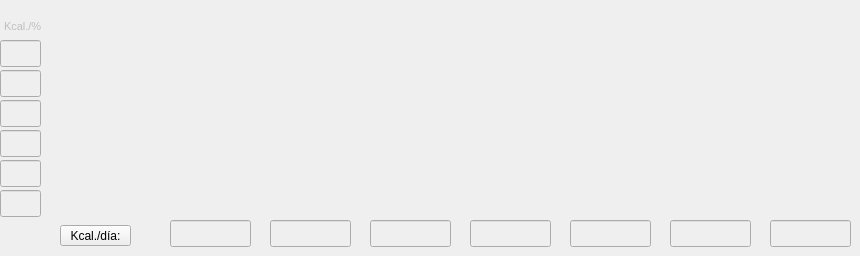
      <widget class="QWidget" name="page_4">
       <widget class="QLineEdit" name="lineEdit_6_4">
        <property name="enabled">
         <bool>false</bool>
        </property>
        <property name="geometry">
         <rect>
          <x>0</x>
          <y>130</y>
          <width>41</width>
          <height>27</height>
         </rect>
        </property>
        <property name="font">
         <font>
          <pointsize>7</pointsize>
         </font>
        </property>
        <property name="readOnly">
         <bool>true</bool>
        </property>
       </widget>
       <widget class="QLineEdit" name="lineEdit_6_1">
        <property name="enabled">
         <bool>false</bool>
        </property>
        <property name="geometry">
         <rect>
          <x>0</x>
          <y>40</y>
          <width>41</width>
          <height>27</height>
         </rect>
        </property>
        <property name="font">
         <font>
          <pointsize>7</pointsize>
         </font>
        </property>
        <property name="readOnly">
         <bool>true</bool>
        </property>
       </widget>
       <widget class="QLineEdit" name="lineEdit_6_2">
        <property name="enabled">
         <bool>false</bool>
        </property>
        <property name="geometry">
         <rect>
          <x>0</x>
          <y>70</y>
          <width>41</width>
          <height>27</height>
         </rect>
        </property>
        <property name="font">
         <font>
          <pointsize>7</pointsize>
         </font>
        </property>
        <property name="readOnly">
         <bool>true</bool>
        </property>
       </widget>
       <widget class="QLabel" name="label_6_1">
        <property name="enabled">
         <bool>false</bool>
        </property>
        <property name="geometry">
         <rect>
          <x>4</x>
          <y>16</y>
          <width>41</width>
          <height>20</height>
         </rect>
        </property>
        <property name="font">
         <font>
          <pointsize>8</pointsize>
         </font>
        </property>
        <property name="text">
         <string>Kcal./%</string>
        </property>
       </widget>
       <widget class="QLineEdit" name="lineEdit_6_5">
        <property name="enabled">
         <bool>false</bool>
        </property>
        <property name="geometry">
         <rect>
          <x>0</x>
          <y>160</y>
          <width>41</width>
          <height>27</height>
         </rect>
        </property>
        <property name="font">
         <font>
          <pointsize>7</pointsize>
         </font>
        </property>
        <property name="readOnly">
         <bool>true</bool>
        </property>
       </widget>
       <widget class="QLineEdit" name="lineEdit_6_3">
        <property name="enabled">
         <bool>false</bool>
        </property>
        <property name="geometry">
         <rect>
          <x>0</x>
          <y>100</y>
          <width>41</width>
          <height>27</height>
         </rect>
        </property>
        <property name="font">
         <font>
          <pointsize>7</pointsize>
         </font>
        </property>
        <property name="readOnly">
         <bool>true</bool>
        </property>
       </widget>
       <widget class="QLineEdit" name="lineEdit_6_7">
        <property name="enabled">
         <bool>false</bool>
        </property>
        <property name="geometry">
         <rect>
          <x>170</x>
          <y>220</y>
          <width>81</width>
          <height>27</height>
         </rect>
        </property>
        <property name="readOnly">
         <bool>true</bool>
        </property>
       </widget>
       <widget class="QLineEdit" name="lineEdit_6_6">
        <property name="enabled">
         <bool>false</bool>
        </property>
        <property name="geometry">
         <rect>
          <x>0</x>
          <y>190</y>
          <width>41</width>
          <height>27</height>
         </rect>
        </property>
        <property name="font">
         <font>
          <pointsize>7</pointsize>
         </font>
        </property>
        <property name="readOnly">
         <bool>true</bool>
        </property>
       </widget>
       <widget class="QLineEdit" name="lineEdit_6_8">
        <property name="enabled">
         <bool>false</bool>
        </property>
        <property name="geometry">
         <rect>
          <x>270</x>
          <y>220</y>
          <width>81</width>
          <height>27</height>
         </rect>
        </property>
        <property name="readOnly">
         <bool>true</bool>
        </property>
       </widget>
       <widget class="QLineEdit" name="lineEdit_6_9">
        <property name="enabled">
         <bool>false</bool>
        </property>
        <property name="geometry">
         <rect>
          <x>370</x>
          <y>220</y>
          <width>81</width>
          <height>27</height>
         </rect>
        </property>
        <property name="readOnly">
         <bool>true</bool>
        </property>
       </widget>
       <widget class="QLineEdit" name="lineEdit_6_10">
        <property name="enabled">
         <bool>false</bool>
        </property>
        <property name="geometry">
         <rect>
          <x>470</x>
          <y>220</y>
          <width>81</width>
          <height>27</height>
         </rect>
        </property>
        <property name="readOnly">
         <bool>true</bool>
        </property>
       </widget>
       <widget class="QLineEdit" name="lineEdit_6_11">
        <property name="enabled">
         <bool>false</bool>
        </property>
        <property name="geometry">
         <rect>
          <x>570</x>
          <y>220</y>
          <width>81</width>
          <height>27</height>
         </rect>
        </property>
        <property name="readOnly">
         <bool>true</bool>
        </property>
       </widget>
       <widget class="QLineEdit" name="lineEdit_6_12">
        <property name="enabled">
         <bool>false</bool>
        </property>
        <property name="geometry">
         <rect>
          <x>670</x>
          <y>220</y>
          <width>81</width>
          <height>27</height>
         </rect>
        </property>
        <property name="readOnly">
         <bool>true</bool>
        </property>
       </widget>
       <widget class="QLineEdit" name="lineEdit_6_13">
        <property name="enabled">
         <bool>false</bool>
        </property>
        <property name="geometry">
         <rect>
          <x>770</x>
          <y>220</y>
          <width>81</width>
          <height>27</height>
         </rect>
        </property>
        <property name="readOnly">
         <bool>true</bool>
        </property>
       </widget>
       <widget class="QPushButton" name="push_Kcal_6">
        <property name="geometry">
         <rect>
          <x>60</x>
          <y>225</y>
          <width>71</width>
          <height>21</height>
         </rect>
        </property>
        <property name="text">
         <string>Kcal./día:</string>
        </property>
       </widget>
      </widget>
